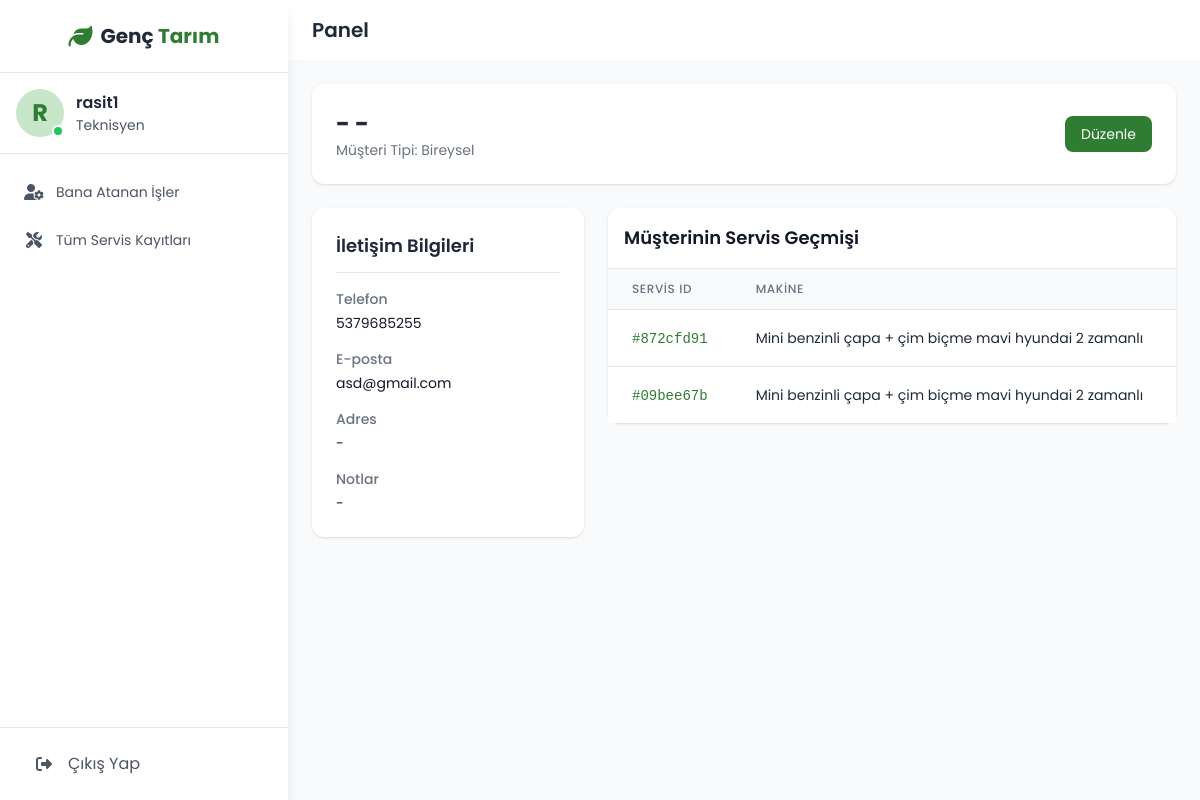
Screenshot of /customers/202/ (signed in) with the database file from the repository.
### customers/models.py (models this page shows, shortened)
class Customer(models.Model):
    class CustomerType(models.TextChoices):
        INDIVIDUAL = 'INDIVIDUAL', _('Bireysel')
        CORPORATE = 'CORPORATE', _('Kurumsal')
    customer_type = models.CharField(
        max_length=10,
        choices=CustomerType.choices,
        default=CustomerType.INDIVIDUAL,
        verbose_name=_('Müşteri Tipi')
    )
    first_name = models.CharField(max_length=100, blank=True, verbose_name="Adı")
    last_name = models.CharField(max_length=100, blank=True, verbose_name="Soyadı")
    tckn = models.CharField(
        max_length=11,
        blank=True,
        verbose_name="T.C. Kimlik Numarası",
        help_text="Bireysel müşteriler için 11 haneli T.C. Kimlik Numarası."
    )
    company_name = models.CharField(max_length=200, blank=True, verbose_name="Firma Ticari Ünvanı")
    tax_office = models.CharField(max_length=100, blank=True, verbose_name="Vergi Dairesi")
    tax_number = models.CharField(
        max_length=10,
        blank=True,
        verbose_name="Vergi Kimlik Numarası (VKN)",
        help_text="Kurumsal müşteriler için 10 haneli Vergi Numarası."
    )
    contact_person = models.CharField(max_length=150, blank=True, verbose_name="Yetkili Kişi (Kurumsal için)")
    email = models.EmailField(max_length=254, blank=True)
    phone_number = models.CharField(max_length=20, blank=True, verbose_name="Telefon Numarası")
    address = models.TextField(blank=True, verbose_name="Adres")
    notes = models.TextField(blank=True, verbose_name="Müşteri Hakkında Notlar")
    is_active = models.BooleanField(default=True, verbose_name="Aktif mi?")
    created_at = models.DateTimeField(auto_now_add=True, verbose_name="Oluşturulma Tarihi")
    updated_at = models.DateTimeField(auto_now=True, verbose_name="Güncellenme Tarihi")
    class Meta:
        verbose_name = "Müşteri"
        verbose_name_plural = "Müşteriler"
        ordering = ['-created_at']
        indexes = [
            models.Index(fields=['first_name', 'last_name']),
            models.Index(fields=['company_name']),
        ]
    def __str__(self):
        if self.customer_type == 'INDIVIDUAL':
            return f"{self.first_name} {self.last_name}".strip()
        return self.company_name.strip()
    def get_display_name(self):
        return self.__str__()
    class Meta:
        verbose_name = _('Müşteri')
        verbose_name_plural = _('Müşteriler')

### service/models.py (models this page shows, shortened)
class ServiceRecord(models.Model):
    STATUS_CHOICES = [
        ('ACCEPTED', 'Kabul Edildi'),
        ('DIAGNOSIS', 'Arıza Tespiti Yapılıyor'),
        ('WAITING_FOR_PART', 'Parça Bekleniyor'),
        ('IN_REPAIR', 'Onarımda'),
        ('REPAIRED', 'Onarım Tamamlandı'),
        ('DELIVERED', 'Müşteriye Teslim Edildi'),
        ('CANCELLED', 'İptal Edildi'),
    ]
    service_id = models.UUIDField(default=uuid.uuid4, editable=False, unique=True, verbose_name="Servis ID")
    customer = models.ForeignKey(Customer, on_delete=models.PROTECT, verbose_name="Müşteri")
    assigned_to = models.ForeignKey(User, on_delete=models.SET_NULL, null=True, blank=True, verbose_name="Atanan Personel")
    status = models.CharField(max_length=20, choices=STATUS_CHOICES, default='ACCEPTED', verbose_name="Servis Durumu")
    machine_brand = models.CharField(max_length=100, verbose_name="Makine Markası")
    machine_model = models.CharField(max_length=100, verbose_name="Makine Modeli")
    serial_number = models.CharField(max_length=100, blank=True, verbose_name="Seri Numarası")
    customer_complaint = models.TextField(verbose_name="Müşteri Şikayeti")
    technician_notes = models.TextField(blank=True, verbose_name="Teknisyen Notları / Yapılan İşlemler")
    barcode_image = models.ImageField(upload_to='service_barcodes/', blank=True, null=True, verbose_name="Servis Barkod Resmi")
    labor_cost = models.DecimalField(max_digits=10, decimal_places=2, blank=True, default=0, verbose_name="İşçilik Ücreti")
    kdv_rate = models.DecimalField(
        max_digits=5, decimal_places=2, default=20.00, blank=True,
        verbose_name="KDV Oranı (%)"
    )
    created_at = models.DateTimeField(auto_now_add=True, verbose_name="Kabul Tarihi")
    updated_at = models.DateTimeField(auto_now=True, verbose_name="Son Güncelleme")
    completed_at = models.DateTimeField(null=True, blank=True, verbose_name="Tamamlanma Tarihi")
    class Meta:
        verbose_name = "Servis Kaydı"
        verbose_name_plural = "Servis Kayıtları"
        ordering = ['-created_at']

### customers/views.py (the view)
# urls.py: path('<int:pk>/', CustomerDetailView.as_view(), name='customer_detail'),
class CustomerDetailView(LoginRequiredMixin, DetailView):
    model = Customer
    template_name = 'customers/customer_detail.html'
    context_object_name = 'customer'
    def get_context_data(self, **kwargs):
        context = super().get_context_data(**kwargs)
        customer = self.get_object()
        context['page_title'] = customer.get_display_name()
        context['service_records'] = ServiceRecord.objects.filter(customer=customer).order_by('-created_at')
        return context

### customers/templates/customers/customer_detail.html (shortened to what this page needs)
{% extends 'base.html' %}
{% block content %}
<div class="space-y-6">
    <div class="bg-white p-6 rounded-xl shadow">
        <div class="flex justify-between items-center">
            <div>
                <h1 class="text-2xl font-bold text-gray-800">{{ page_title }}</h1>
                <p class="text-sm text-gray-500">Müşteri Tipi: {{ customer.get_customer_type_display }}</p>
            </div>
            <a href="{% url 'customers:customer_update' pk=customer.pk %}" class="bg-primary hover:bg-dark text-white px-4 py-2 rounded-lg text-sm">Düzenle</a>
        </div>
    </div>
    <div class="grid grid-cols-1 lg:grid-cols-3 gap-6">
        <div class="lg:col-span-1 space-y-6">
            <div class="bg-white p-6 rounded-xl shadow h-fit">
                <h3 class="text-lg font-semibold text-gray-800 border-b pb-3 mb-4">İletişim Bilgileri</h3>
                <dl class="space-y-4 text-sm">
                    <div><dt class="font-medium text-gray-500">Telefon</dt><dd class="mt-1 text-gray-900">{{ customer.phone_number|default:"-" }}</dd></div>
                    <div><dt class="font-medium text-gray-500">E-posta</dt><dd class="mt-1 text-gray-900">{{ customer.email|default:"-" }}</dd></div>
                    <div><dt class="font-medium text-gray-500">Adres</dt><dd class="mt-1 text-gray-900 whitespace-pre-wrap">{{ customer.address|default:"-" }}</dd></div>
                    {% if customer.notes %}
                    <div><dt class="font-medium text-gray-500">Notlar</dt><dd class="mt-1 text-gray-900 whitespace-pre-wrap">{{ customer.notes }}</dd></div>
                    {% endif %}
                </dl>
            </div>
        </div>
        <div class="lg:col-span-2 space-y-6">
            <div class="bg-white rounded-xl shadow">
                <div class="p-4 border-b">
                    <h3 class="text-lg font-semibold text-gray-900">Müşterinin Servis Geçmişi</h3>
                </div>
                <div class="overflow-x-auto">
                    <table class="min-w-full divide-y divide-gray-200">
                        <thead class="bg-gray-50">
                            <tr>
                                <th class="px-6 py-3 text-left text-xs font-medium text-gray-500 uppercase tracking-wider">Servis ID</th>
                                <th class="px-6 py-3 text-left text-xs font-medium text-gray-500 uppercase tracking-wider">Makine</th>
                                <th class="px-6 py-3 text-left text-xs font-medium text-gray-500 uppercase tracking-wider">Durum</th>
                            </tr>
                        </thead>
                        <tbody class="bg-white divide-y divide-gray-200">
                            {% for record in service_records %}
                            <tr class="hover:bg-gray-50">
                                <td class="px-6 py-4 whitespace-nowrap text-sm"><a href="{% url 'service:servicerecord_detail' pk=record.pk %}" class="font-mono text-primary hover:underline">#{{ record.service_id|stringformat:".8s" }}</a></td>
                                <td class="px-6 py-4 whitespace-nowrap text-sm text-gray-800">{{ record.machine_brand }} {{ record.machine_model }}</td>
                                <td class="px-6 py-4 whitespace-nowrap"><span class="px-2 inline-flex text-xs leading-5 font-semibold rounded-full bg-blue-100 text-blue-800">{{ record.get_status_display }}</span></td>
                            </tr>
                            {% empty %}
                            <tr><td colspan="4" class="text-center py-6 text-sm text-gray-500">Bu müşteri için servis kaydı bulunmuyor.</td></tr>
                            {% endfor %}
                        </tbody>
                    </table>
                </div>
            </div>
        </div>
    </div>
</div>
{% endblock %}

### templates/base.html (shortened to what this page needs)
{% load static %}
<!DOCTYPE html>
<html lang="tr" class="h-full bg-gray-50">
<head>
    <script src="https://cdn.tailwindcss.com"></script>
    <link rel="stylesheet" href="https://cdnjs.cloudflare.com/ajax/libs/font-awesome/6.4.0/css/all.min.css">
</head>
<body class="h-full">
    {% if user.is_authenticated %}
    <div class="flex h-screen">
        <div id="sidebar" class="sidebar bg-white w-64 md:w-72 flex-col shadow-lg z-20 hidden md:flex">
            <div class="flex items-center justify-center py-5 border-b border-gray-200">
                <a href="{% url 'accounts:dashboard_redirect' %}" class="flex items-center space-x-2">
                    <i class="fas fa-leaf text-2xl text-primary"></i>
                    <h1 class="text-xl font-bold text-gray-800">Genç <span class="text-primary">Tarım</span></h1>
                </a>
            </div>
            <div class="p-4 flex items-center space-x-3 border-b border-gray-200">
                <div class="relative">
                    <div class="w-12 h-12 rounded-full bg-light flex items-center justify-center">
                        <span class="text-2xl font-bold text-primary">{{ user.username.0|upper }}</span>
                    </div>
                    <span class="absolute bottom-0 right-0 w-3 h-3 bg-green-500 rounded-full border-2 border-white"></span>
                </div>
                <div>
                    <h3 class="font-semibold text-gray-800">{{ user.get_full_name|default:user.username }}</h3>
                    <p class="text-sm text-gray-600">{% if user.is_superuser %}Yönetici{% elif user.groups.all.0.name == 'Teknisyen' %}Teknisyen{% else %}Personel{% endif %}</p>
                </div>
            </div>
            <nav class="flex-1 py-4">
    <ul class="space-y-1 px-2">
    {% if user.is_superuser %}
        <li><h3 class="px-4 mt-2 mb-2 text-xs font-semibold text-gray-400 uppercase tracking-wider">Yönetim</h3></li>
        <li><a href="{% url 'dashboard:index' %}" class="nav-link"><i class="fas fa-tachometer-alt fa-fw mr-3"></i><span class="text-sm">Pano</span></a></li>
        <li><a href="{% url 'service:servicerecord_list' %}" class="nav-link"><i class="fas fa-tools fa-fw mr-3"></i><span class="text-sm">Servis Yönetimi</span></a></li>
        <li><a href="{% url 'customers:customer_list' %}" class="nav-link"><i class="fas fa-users fa-fw mr-3"></i><span class="text-sm">Müşteriler</span></a></li>
        <li><a href="{% url 'inventory:reports_page' %}" class="nav-link"><i class="fas fa-chart-line fa-fw mr-3"></i><span class="text-sm">Raporlar</span></a></li>
        <li><h3 class="px-4 mt-4 mb-2 text-xs font-semibold text-gray-400 uppercase tracking-wider">Satış Yönetimi</h3></li>
        <li><a href="{% url 'sales:pos_terminal' %}" class="nav-link"><i class="fas fa-cash-register fa-fw mr-3"></i><span class="text-sm">Satış Ekranı</span></a></li>
        <li><a href="{% url 'sales:sale_history_list' %}" class="nav-link"><i class="fas fa-history fa-fw mr-3"></i><span class="text-sm">Satış Geçmişi</span></a></li>
        <li><h3 class="px-4 mt-4 mb-2 text-xs font-semibold text-gray-400 uppercase tracking-wider">Veri Yönetimi</h3></li>
        <li><a href="{% url 'inventory:product_list' %}" class="nav-link"><i class="fas fa-box fa-fw mr-3"></i><span class="text-sm">Ürünler</span></a></li>
        {% if perms.inventory.view_category %}
        <li><a href="{% url 'inventory:category_list' %}" class="nav-link"><i class="fas fa-sitemap fa-fw mr-3"></i><span class="text-sm">Kategoriler</span></a></li>
        {% endif %}
        <li><h3 class="px-4 mt-4 mb-2 text-xs font-semibold text-gray-400 uppercase tracking-wider">Kullanıcı İşlemleri</h3></li>
        <li><a href="{% url 'accounts:user_add' %}" class="nav-link"><i class="fas fa-users-cog fa-fw mr-3"></i><span class="text-sm">Yeni Kullanıcı Ekle</span></a></li>
        <li><a href="{% url 'accounts:user_list' %}" class="nav-link"><i class="fas fa-users-cog fa-fw mr-3"></i><span class="text-sm">Kullanıcıları Yönet</span></a></li>
        <li><a href="{% url 'accounts:group_list' %}" class="nav-link"><i class="fas fa-user-shield fa-fw mr-3"></i><span class="text-sm">Gruplar & Yetkiler</span></a></li>
        <li><a href="{% url 'logs:log_list' %}" class="nav-link"><i class="fas fa-history fa-fw mr-3"></i><span class="text-sm">Aktivite Kayıtları</span></a></li>
        <li><a href="{% url 'backups:backup_management' %}" class="nav-link"><i class="fas fa-database fa-fw mr-3"></i><span class="text-sm">Yedekleme</span></a></li>
    {% elif 'Teknisyen' in user.groups.all|join:", " %}
        <li><a href="{% url 'service:technician_dashboard' %}" class="nav-link"><i class="fas fa-user-cog fa-fw mr-3"></i><span class="text-sm">Bana Atanan İşler</span></a></li>
        <li><a href="{% url 'service:servicerecord_list' %}" class="nav-link"><i class="fas fa-tools fa-fw mr-3"></i><span class="text-sm">Tüm Servis Kayıtları</span></a></li>
    {% else %}
        <li><a href="{% url 'dashboard:index' %}" class="nav-link"><i class="fas fa-tachometer-alt fa-fw mr-3"></i><span class="text-sm">Pano</span></a></li>
    {% endif %}
</ul>
</nav>
            <div class="p-4 border-t border-gray-200">
                <a href="{% url 'accounts:logout' %}" class="flex items-center px-4 py-2 text-gray-600 hover:bg-gray-100 rounded-lg">
                    <i class="fas fa-sign-out-alt w-6 text-center mr-3"></i>
                    <span>Çıkış Yap</span>
                </a>
            </div>
        </div>
        <div class="flex-1 flex flex-col overflow-hidden">
            <header class="bg-white shadow-sm">
                <div class="flex items-center justify-between px-6 py-4">
                    <div class="flex items-center">
                        <h2 class="text-xl font-semibold text-gray-800">{% block page_title %}Panel{% endblock %}</h2>
                    </div>
                </div>
            </header>
            <main class="flex-1 overflow-y-auto p-6 bg-gray-50">
                {% block content %}{% endblock %}
            </main>
        </div>
    </div>
    {% else %}
    <div class="flex h-screen">
        {% block guest_content %}
        {% endblock guest_content %}
    </div>
    {% endif %}
</body>
</html>

### templates/base.html (style rules this page uses)
body { font-family: 'Poppins', sans-serif; background-color: #f5f7fa; }
.sidebar { transition: all 0.3s ease; }
.nav-link { display: flex; align-items: center; padding: 0.75rem 1rem; color: #4b5563; border-radius: 0.5rem; transition: all 0.2s ease; }

### rows the page displays
Customer: customer_type "Bireysel", phone_number "5379685255", email "asd@gmail.com", address "-", notes "-"
ServiceRecord: service_id "872cfd91", machine_brand "Mini benzinli çapa + çim biçme mavi hyundai", machine_model "2 zamanlı"
ServiceRecord: service_id "09bee67b", machine_brand "Mini benzinli çapa + çim biçme mavi hyundai", machine_model "2 zamanlı"

### other values shown
{{ user.username.0|upper }} "R"
{{ user.get_full_name|default:user.username }} "rasit1"
{{ page_title }} "- -"
